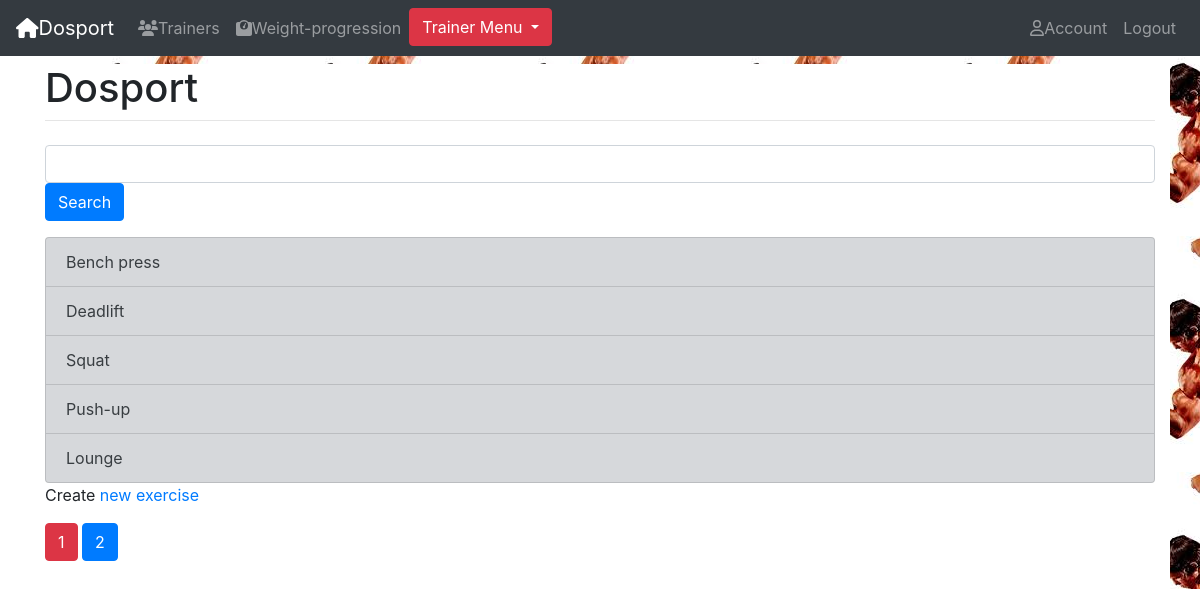
Page /exercises-list/ (signed in) on the committed database.
### fitness/models.py (models this page shows)
class Exercise(mo.Model):
    trainer = mo.ForeignKey(Account, on_delete=mo.CASCADE, validators=[validate_trainer])
    name = mo.CharField(max_length=50)
    description = mo.TextField(max_length=1000, help_text='Enter a brief description of the exercise.', null=1, blank=1)
    tutorial = mo.FileField(upload_to='tutorials/', null=1, blank=1)
    PRIORITY = (
        (1, 'Start'),
        (2, 'Middle'),
        (3, 'End'),
    )
    priority = mo.IntegerField(choices=PRIORITY)
    class Meta:
        ordering = ['priority']
    def __str__(self):
        return f'{self.name}'

### fitness/views.py (the view)
# urls.py: path('exercises-list/', v.exercises_list, name='exercises-list'),
def exercises_list(request):
    user = request.user
    if not user.is_authenticated:
        return redirect('login')
    if user.is_trainer:
        exercises = user.exercise_set.all()
    elif user.trainer:
        exercises = user.trainer.exercise_set.all()
    else:
        return redirect('trainers-list')
    name = request.GET.get('name')
    if name:
        exercises = exercises.filter(name__contains=name)
    exercises = exercises.order_by('priority')
    return render(request, 'fitness/exercises_list.html', {'exercises':paginate(request, exercises, 5)})

### account/models.py (called while the page is built)
    def get_request_number(self):
        return self.trainer_request.count()

### fitness/views.py (called while the page is built)
def paginate(request, list_object, number):
    paginator = Paginator(list_object, number)
    page_number = request.GET.get('page')
    page_obj = paginator.get_page(page_number)
    return page_obj

### fitness/templates/fitness/exercises_list.html (shortened to what this page needs)
{% extends "base.html" %}
{% block content %}
    <form class="form-group" action=''>
        <input type="text" class="form-control" id="name" name='name'>
        <button type="submit" class="btn btn-primary">Search</button>
    </form>
    {% if exercises %}
        <div class="list-group">
        {% for exercise in exercises %}
            <a class="list-group-item list-group-item-action list-group-item-secondary" href={% url 'exercise-detail' exercise.id %}> {{exercise}} </a>
        {% endfor %}
        </div>
    {% endif %}
    {% if user.is_trainer %}
        <p>Create <a href="{% url 'create-exercise' %}">new exercise</a></p>
    {% endif %}
    <div class="pagination">
        <span class="step-links">
            <span class="current">
                <a class="btn btn-danger " href="?page={{ exercises.number  }}">{{ exercises.number }}</a>
            </span>
            {% if exercises.has_next %}
                <a class="btn btn-primary " href="?page={{ exercises.next_page_number }}">{{ exercises.next_page_number }}</a>
            {% endif %}
        </span>
    </div>
{% endblock  %}

### rows in the picture
Exercise: name "Bench press"
Exercise: name "Deadlift"
Exercise: name "Squat"
Exercise: name "Push-up"
Exercise: name "Lounge"

### other values in the picture
{{ exercises.number }} "1"
{{ exercises.next_page_number }} "2"
